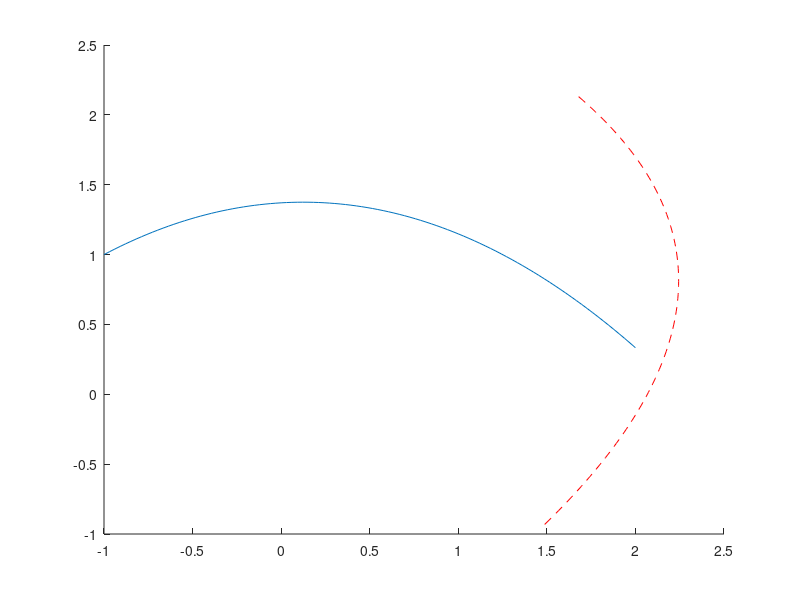

Here is the MATLAB script that generated this plot:
function bezier()
    t = linspace(0,1);
    x = 3*t - 1;
    y = -8/3*t.^2 + 2*t + 1;
    hold on;
    plot(x,y);
    T1 = [1, 0, -1; 0, 1, 0; 0, 0, 1];
    T2 = [1, 0, 1; 0, 1, 0; 0, 0, 1];
    R = [cos(30), -sin(30), 0; sin(30), cos(30), 0; 0, 0, 1];
    M = T2 * R * T1 * [x; y; ones(1,length(x))];
    plot(M(1,:), M(2,:), 'r--');